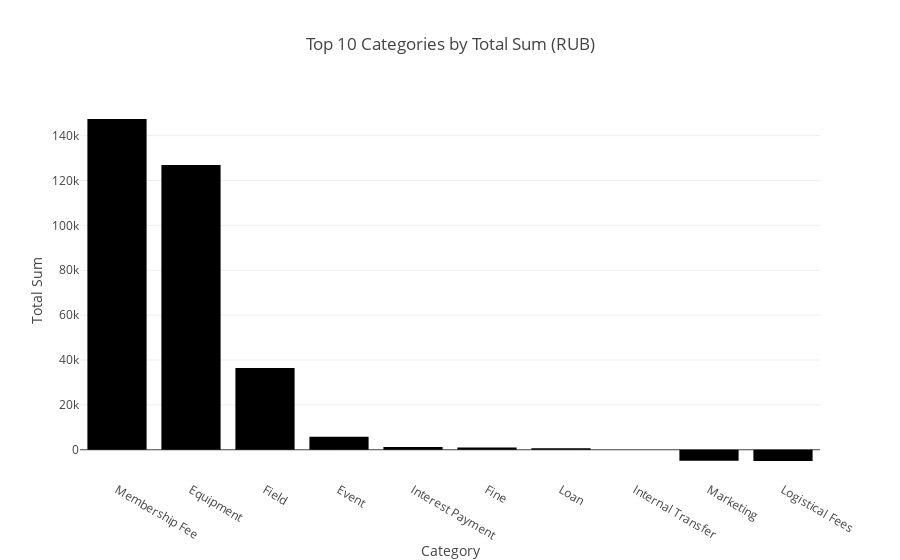
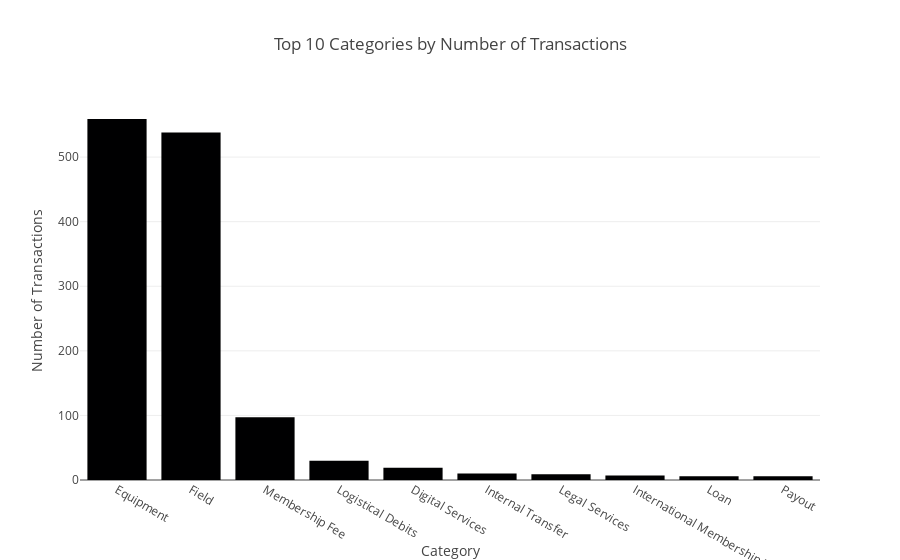
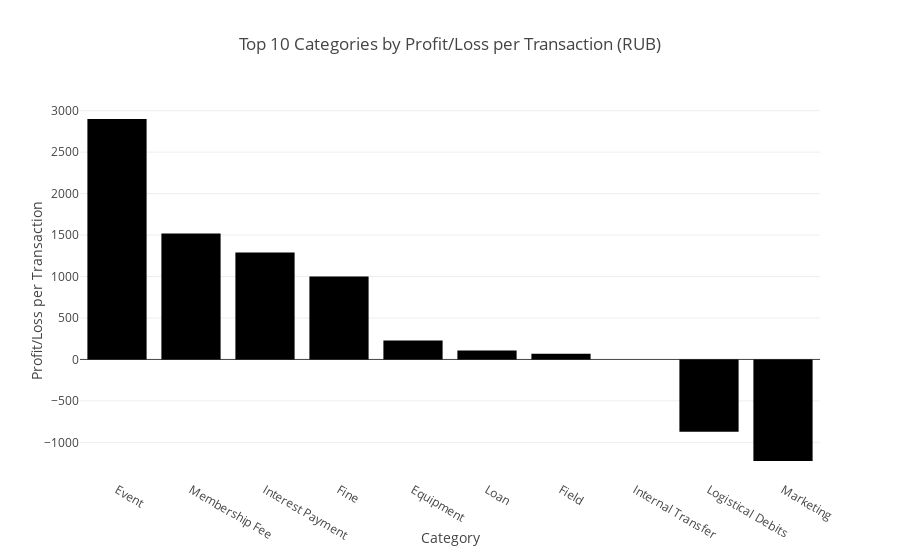

Write notebook code for charts like these, in order.
### Code cell
# Sort the DataFrame by 'Total Sum' in descending order and select the top 10 rows
top_10_total_sum_rub = category_summary_rub.sort_values(by='Total Sum', ascending=False).head(10)

# Create a horizontal bar graph for 'Total Sum'
fig_total_sum_rub = px.bar(top_10_total_sum_rub, x='Category', y='Total Sum',
                      title='Top 10 Categories by Total Sum (RUB)')

# Create a horizontal bar graph for 'Number of Transactions'
top_10_transactions_rub = category_summary_rub.sort_values(by='Number of Transactions', ascending=False).head(10)
fig_transactions_rub = px.bar(top_10_transactions_rub, x='Category', y='Number of Transactions',
                          title='Top 10 Categories by Number of Transactions')

# Create a horizontal bar graph for 'Profit/Loss per Transaction'
top_10_profit_loss_rub = category_summary_rub.sort_values(by='Profit/Loss per Transaction', ascending=False).head(10)
fig_profit_loss_rub = px.bar(top_10_profit_loss_rub, x='Category', y='Profit/Loss per Transaction',
                        title='Top 10 Categories by Profit/Loss per Transaction (RUB)')

# Show the interactive graphs
fig_total_sum_rub.show()
fig_transactions_rub.show()
fig_profit_loss_rub.show()

### Figure 1 — Plotly figure (JSON) as saved in the notebook; plotly's stock layout.template omitted (floating-point values rounded to 4 significant figures)
{"data": [{"alignmentgroup": "True", "hovertemplate": "Category=%{x}<br>Total Sum=%{y}<extra></extra>", "legendgroup": "", "marker": {"color": "#000001", "pattern": {"shape": ""}}, "name": "", "offsetgroup": "", "orientation": "v", "showlegend": false, "textposition": "auto", "type": "bar", "x": ["Membership Fee", "Equipment", "Field", "Event", "Interest Payment", "Fine", "Loan", "Internal Transfer", "Marketing", "Logistical Fees"], "xaxis": "x", "y": [147400, 126939, 36489, 5800, 1290, 1000, 650, 0, -4900, -5000], "yaxis": "y"}], "layout": {"barmode": "relative", "legend": {"tracegroupgap": 0}, "title": {"text": "Top 10 Categories by Total Sum (RUB)"}, "xaxis": {"anchor": "y", "domain": [0, 1], "title": {"text": "Category"}}, "yaxis": {"anchor": "x", "domain": [0, 1], "title": {"text": "Total Sum"}}}}

### Figure 2 — Plotly figure (JSON) as saved in the notebook; plotly's stock layout.template omitted (floating-point values rounded to 4 significant figures)
{"data": [{"alignmentgroup": "True", "hovertemplate": "Category=%{x}<br>Number of Transactions=%{y}<extra></extra>", "legendgroup": "", "marker": {"color": "#000001", "pattern": {"shape": ""}}, "name": "", "offsetgroup": "", "orientation": "v", "showlegend": false, "textposition": "auto", "type": "bar", "x": ["Equipment", "Field", "Membership Fee", "Logistical Debits", "Digital Services", "Internal Transfer", "Legal Services", "International Membership Fee", "Loan", "Payout"], "xaxis": "x", "y": [559, 538, 97, 30, 19, 10, 9, 7, 6, 6], "yaxis": "y"}], "layout": {"barmode": "relative", "legend": {"tracegroupgap": 0}, "title": {"text": "Top 10 Categories by Number of Transactions"}, "xaxis": {"anchor": "y", "domain": [0, 1], "title": {"text": "Category"}}, "yaxis": {"anchor": "x", "domain": [0, 1], "title": {"text": "Number of Transactions"}}}}

### Figure 3 — Plotly figure (JSON) as saved in the notebook; plotly's stock layout.template omitted (floating-point values rounded to 4 significant figures)
{"data": [{"alignmentgroup": "True", "hovertemplate": "Category=%{x}<br>Profit/Loss per Transaction=%{y}<extra></extra>", "legendgroup": "", "marker": {"color": "#000001", "pattern": {"shape": ""}}, "name": "", "offsetgroup": "", "orientation": "v", "showlegend": false, "textposition": "auto", "type": "bar", "x": ["Event", "Membership Fee", "Interest Payment", "Fine", "Equipment", "Loan", "Field", "Internal Transfer", "Logistical Debits", "Marketing"], "xaxis": "x", "y": [2900, 1520.0, 1290, 1000, 227.1, 108.3, 67.82, 0, -871.7, -1225], "yaxis": "y"}], "layout": {"barmode": "relative", "legend": {"tracegroupgap": 0}, "title": {"text": "Top 10 Categories by Profit/Loss per Transaction (RUB)"}, "xaxis": {"anchor": "y", "domain": [0, 1], "title": {"text": "Category"}}, "yaxis": {"anchor": "x", "domain": [0, 1], "title": {"text": "Profit/Loss per Transaction"}}}}
